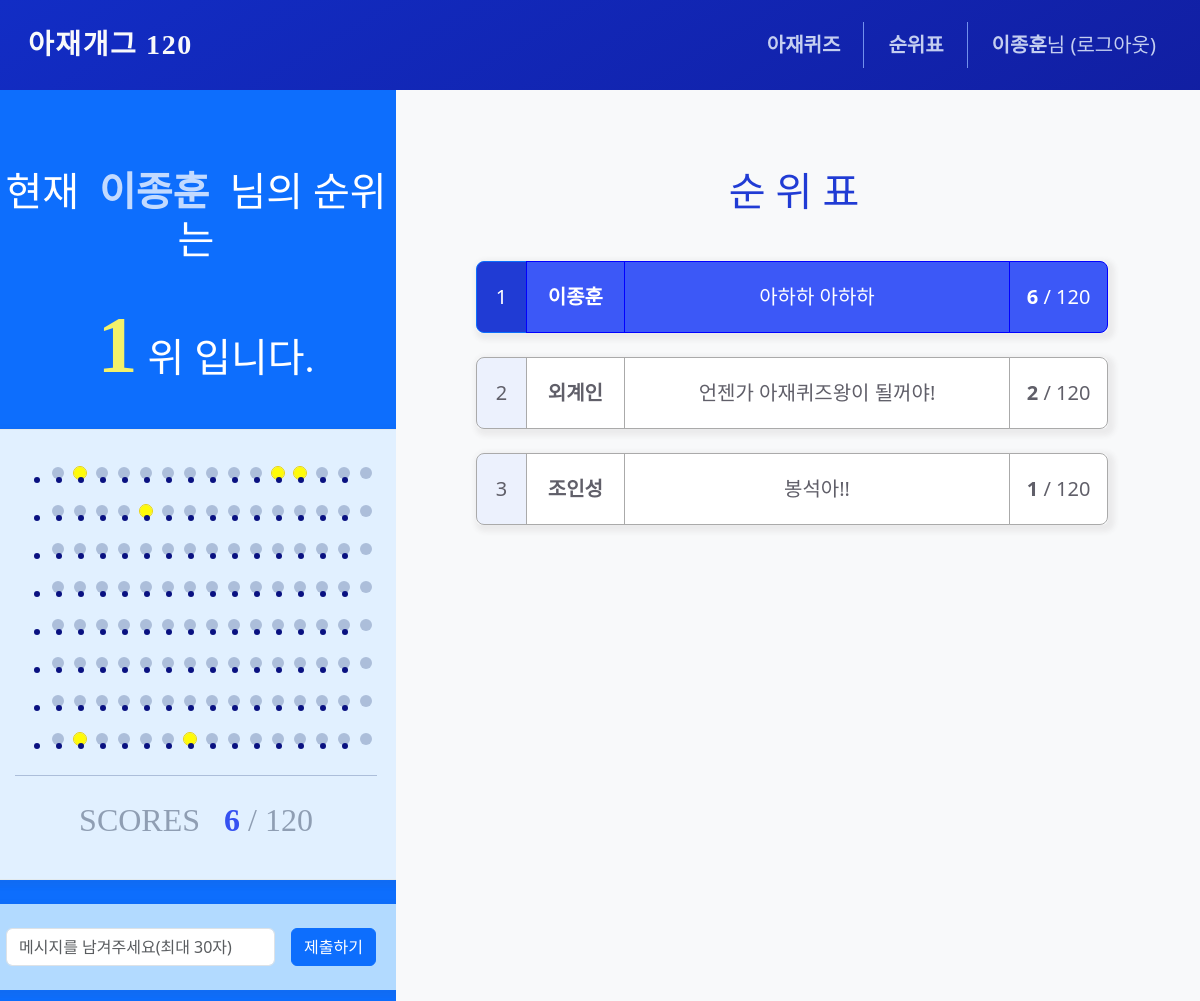
The page /rank/status/ (signed in) on the database its author committed.
### homepage/models.py (models this page shows)
class Users(db.Model):
    __tablename__ = 'users'
    id = db.Column(db.Integer, primary_key=True)
    username = db.Column(db.String(50), unique=True, nullable=False)
    password = db.Column(db.String(200), nullable=False)
    email = db.Column(db.String(120), unique=True, nullable=False)
    comment = db.Column(db.String(20), nullable=True)
    @classmethod
    def get_users_data(cls):
        users = cls.query.join(Solved, cls.id == Solved.user_id).group_by(cls.id).order_by(
            db.func.count(Solved.quiz_id).desc()
        ).all()
        for user in users:
            user.comment = user.comment or '오늘도 행복한 하루 되세요'
            user.quiz_id_count = Solved.query.filter_by(user_id=user.id).count()
        return users

### homepage/views/rank_views.py (the view)
@bp.route('/status/', methods=('GET', 'POST'))
@login_required
def rank():
    solved = Solved.query.filter_by(user_id=g.user.id).all()
    solved_quiz_ids = []
    for solve in solved:
        solved_quiz_ids.append(solve.quiz_id)
    all_user_data = Users.get_users_data()
    form = RankForm()
    if request.method == 'POST' and form.validate_on_submit():
        user = Users.query.filter_by(id=g.user.id).first()
        user.comment = form.comment.data
        db.session.commit()
        return redirect(url_for('rank.rank'))
    return render_template('rank/rank.html', solved_quiz_ids=solved_quiz_ids, all_user_data=all_user_data, form = form)

### homepage/forms.py
class RankForm(FlaskForm):
    comment = StringField('코멘트', validators=[DataRequired(), Length(max=30, message='글자수는 최대 30자까지 가능합니다.')])

### homepage/views/auth_views.py (called while the page is built)
@bp.before_app_request
def load_logged_in_user():
    user_id = session.get('user_id')
    if user_id is None:
        g.user = None
    else:
        g.user = Users.query.get(user_id)

def login_required(view):
    @functools.wraps(view)
    def wrapped_view(*args, **kwargs):
        if g.user is None:
            _next = request.url if request.method == 'GET' else ''
            return redirect(url_for('auth.login', next=_next))
        return view(*args, **kwargs)
    return wrapped_view

### homepage/templates/rank/rank.html (shortened to what this page needs)
{% extends 'base.html' %}
{% block content %}
<link rel="stylesheet" href="https://cdnjs.cloudflare.com/ajax/libs/meyer-reset/2.0/reset.min.css" />
<div class="nav-background-behind"></div>
<div class="container-fruid whole_wrap">
    <div class="row">
        <div class="col-lg-4 quiz_wrap bg-primary">
            <div class="d-flex flex-wrap justify-content-center align-items-start mx-3 my-4 p-3">
                <div class="container-fruid ms-2">
                    <div class="mx-2 my-4 text-center">
                        {% if solved_quiz_ids == [] %}
                            <h1 class="rank-text-user">현재&nbsp;&nbsp;<b class="text-white text-opacity-75">{{
                                    g.user.username }}</b>&nbsp;&nbsp;님은</h1>
                            <h1 class="rank-text-user">풀어낸 퀴즈가 없습니다.</h1>
                        {% else %}
                            <h1 class="rank-text-user">현재&nbsp;&nbsp;<b class="text-white text-opacity-75">{{
                                    g.user.username }}</b>&nbsp;&nbsp;님의 순위는</h1>
                            <h1 class="rank-text-user"><b class="rank-number-user">
                                    {% for user in all_user_data %}{% if user.id == g.user.id %}{{ loop.index }}{% endif
                                    %}{% endfor %}</b>위 입니다.</h1>
                        {% endif %}
                    </div>
                    <div class="rank-scores-box">
                        <div class="">
                            {% for i in range(1, 9)%}
                            <ul class="circles">
                                {% for j in range((15*(i-1))+1,(15*(i-1))+16) %}
                                {% if j in solved_quiz_ids %}
                                <li class="rank-circle-solved" id="score{{ j }}"></li>
                                {% else %}
                                <li class="rank-circle" id="score{{ j }}"></li>
                                {% endif %}
                                {% endfor %}
                            </ul>
                            {% endfor %}
                        </div>
                        <div class="text-center rank-scores-text">
                            <h2>SCORES&nbsp;&nbsp;&nbsp;<b class="rank-scores-number">{{
                                    solved_quiz_ids|length }}</b>&nbsp;/&nbsp;120</h2>
                        </div>
                    </div>
                    <div class="rank-input-box">
                        <form class="row g-3" method="POST" action=""
                            style="margin-bottom : calc(-1 * var(--bs-gutter-y));">
                            <div class="col-auto" style="width:72%;">
                                <input class="form-control" type="text" id="comment" name="comment"
                                    value="{{ form.comment.data or '' }}" placeholder="메시지를 남겨주세요(최대 30자)">
                            </div>
                            <div class="col-auto" style="width:28%;">
                                <button type="submit" id="messageBtn" class="btn btn-primary mb-3">제출하기</button>
                            </div>
                        </form>
                    </div>
                </div>
            </div>
        </div>
        <div class="col-sm-8 quiz_wrap bg-light">
            <div class="d-flex flex-wrap justify-content-center align-items-start mx-3 my-4 p-3">
                <div class="container">
                    <div class="mx-3 my-4 text-center">
                        <h1 class="rank-text">순 위 표</h1>
                    </div>
                    {% for user in all_user_data %}
                    <div class="row m-4 pe-4">
                        <div class="btn-group btn-group-lg rank-group" role="group" aria-label="Large button group">
                            {% if loop.index == 1 %}
                            <button type="button" class="col-1 btn btn-primary rank-1st-number" disabled>{{
                                loop.index }}</button>
                            <button type="button" class="col-2 btn btn-primary rank-1st-content" disabled><b
                                    class="fw-bold">{{user.username}}</b></button>
                            <button type="button" class="col-8 btn btn-primary rank-1st-content"
                                disabled>{{user.comment}}</button>
                            <button type="button" class="col-2 btn btn-primary rank-1st-content" disabled><b
                                    class="fw-bold">{{user.quiz_id_count}}</b> / 120</button>
                            {% else %}
                            <button type="button" class="col-1 btn btn-primary rank-nth-number" disabled>{{
                                loop.index }}</button>
                            <button type="button" class="col-2 btn btn-outline-primary rank-nth-content" disabled><b
                                    class="fw-bold">{{user.username}}</b></button>
                            <button type="button" class="col-8 btn btn-outline-primary rank-nth-content"
                                disabled>{{user.comment}}</button>
                            <button type="button" class="col-2 btn btn-outline-primary rank-nth-content" disabled><b
                                    class="fw-bold">{{user.quiz_id_count}}</b> / 120</button>
                            {% endif %}
                        </div>
                    </div>
                    {% endfor %}
                </div>
            </div>
        </div>
    </div>
</div>
{% endblock %}

### homepage/templates/base.html (shortened to what this page needs)
<!doctype html>
<html lang="ko">
<head>
    <link rel="stylesheet" href="{{ url_for('static', filename='bootstrap.min.css') }}">
    <link rel="stylesheet" href="{{ url_for('static', filename='style.css') }}">
</head>
<body>
{% include "navbar.html" %}
{% block content %}
{% endblock %}
</body>
</html>

### homepage/templates/navbar.html (shortened to what this page needs)
<nav class="navbar navbar-expand-lg navbar-light nav-gradient-background" style="
    position: absolute; width: 100%; z-index: 9999;" id="navbar">
    <div class="container-fluid">
        <a class="navbar-brand text-light fw-bold p-3 fs-3 nav-font nav-line-height"
            href="{{ url_for('main.index') }}">아재개그&nbsp;120</a>
        {% if g.user %}
        <div class="collapse navbar-collapse justify-content-end px-2 fs-5" id="navbarSupportedContent"
            style="flex-grow:0;">
            <ul class="navbar-nav me-3">
                {% if all_user_data %}
                <li class="nav-item me-3 nav-rank">
                    <a class="nav-link text-nav" href="{{ url_for('status.show') }}"><b class="fw-bold">아재퀴즈</b></a>
                </li>
                {% endif %}
                <li class="nav-item me-3 nav-rank">
                    <a class="nav-link text-nav" href="{{ url_for('rank.rank') }}"><b class="fw-bold">순위표</b></a>
                </li>
                <li class="nav-item">
                    <a class="nav-link text-nav" href="{{ url_for('auth.logout') }}"><b class="fw-bold">{{
                            g.user.username }}</b>님 (로그아웃)</a>
                </li>
            </ul>
                {% endif %}
            </div>
        </div>
</nav>

### homepage/static/style.css (style rules this page uses)
html, body { scroll-behavior: smooth; }
body { overflow: hidden; }
.rank-text { padding: 20px; font-family: 'EliceDigitalBaeum_Bold'; color: #203bd4; font-size: 2.5em; margin-right: 20px; }
.rank-text-user { padding-top: 20px; padding-bottom: 4px; font-family: 'EliceDigitalBaeum_Bold'; color: #ffffff; font-size: 2.5em; }
.rank-number-user { color:#f3f169; padding-left:20px; padding-right:10px; font-size: 2em; }
.rank-scores-number { color: #3551f1; }
.rank-scores-text { margin-top:25px; border-top: 1px solid #acbeda; padding-top:25px; font-family: 'EliceDigitalBaeum_Bold'; color: #8f9eb3; font-size: 1.2em; }
.rank-scores-box { padding: 2rem 2rem; margin-top: 2rem; border: 1px solid transparent; border-radius: 0.6rem; color: #091181; background-color: #e1f0ff; border-color: #e1e9ee; box-shadow: 3px 3px 5px 4px rgb(77, 71, 71, 0.05); }
.rank-group { height: 4.5rem; box-shadow: 3px 3px 5px 4px rgb(77, 71, 71, 0.075); padding-left: 0 !important; padding-right: 0 !important; }
.rank-circle { background-color: #acbeda; width: 12px; height: 12px; border-radius: 50%; margin: 5px; }
.rank-input-box { padding: 1.5rem 1.5rem; margin-top: 1.5rem; border-radius: 0.6rem; color: #091181; background-color: #b2daff; border-color: #e1e9ee; box-shadow: 3px 3px 5px 4px rgb(77, 71, 71, 0.05); }
.rank-1st-number:disabled { background-color: #203bd4; }
.rank-1st-content:disabled { background-color: #3c58f7; border: 1px solid blue; }
.rank-nth-number:disabled { color: #605f69; background-color: #ecf1fd; border: 1px solid #aaa; }
.rank-nth-content:disabled { color: #605f69; background-color: #fff; border: 1px solid #aaa; }
.btn-group button:disabled { opacity: 100%; }
.circles { display: flex; flex-wrap: nowrap; justify-content: center; align-items: center; }
.nav-font { font-family: 'EliceDigitalBaeum_Bold'; letter-spacing: 0.1rem; }
.nav-line-height { line-height: 1.5; }
.nav-gradient-background { background: linear-gradient(-30deg, #121b9c, #1622ce, #111a97, #122dc5); background-size: 400% 400%; animation: gradient 8s ease infinite; }
.nav-background-behind { position: fixed; width: 100%; height: 85px; }
.whole_wrap { overflow: hidden; height: 100vh; padding-top: 85px; }
.text-nav { color: #c4cef0 !important; }

### rows shown on the page
Users: user.username "이종훈", username "이종훈", comment "아하하 아하하", quiz_id_count "6"
Users: username "외계인", comment "언젠가 아재퀴즈왕이 될꺼야!", quiz_id_count "2"
Users: username "조인성", comment "봉석아!!", quiz_id_count "1"

### other values the page prints
{{ solved_quiz_ids|length }} "6"
